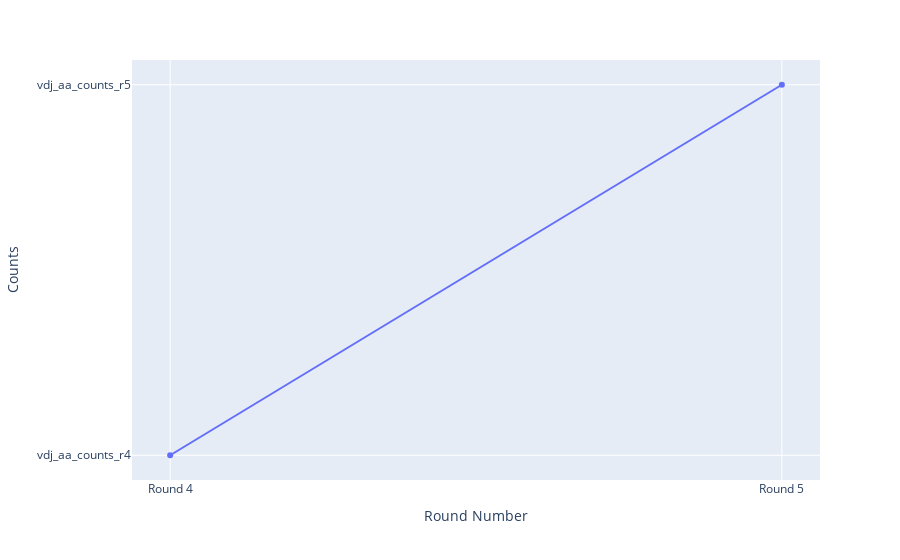

Here is the notebook cell this chart was saved with:
### Code cell
import plotly.express as px
plot_data = Top10[["ID", "vdj_aa_counts_r4", "vdj_aa_counts_r5"]]
fig = px.line(plot_data.iloc[0], x = ["Round 4", "Round 5"], y = ["vdj_aa_counts_r4", "vdj_aa_counts_r5"], markers =True, 
        labels=dict(x="Round Number", y = "Counts"))
fig.show()

### Figure 1 — Plotly figure (JSON) as saved in the notebook; plotly's stock layout.template omitted (floating-point values rounded to 4 significant figures)
{"data": [{"hovertemplate": "Round Number=%{x}<br>Counts=%{y}<extra></extra>", "legendgroup": "", "line": {"color": "#636efa", "dash": "solid"}, "marker": {"symbol": "circle"}, "mode": "markers+lines", "name": "", "orientation": "v", "showlegend": false, "type": "scatter", "x": ["Round 4", "Round 5"], "xaxis": "x", "y": ["vdj_aa_counts_r4", "vdj_aa_counts_r5"], "yaxis": "y"}], "layout": {"legend": {"tracegroupgap": 0}, "margin": {"t": 60}, "xaxis": {"anchor": "y", "domain": [0, 1], "title": {"text": "Round Number"}}, "yaxis": {"anchor": "x", "domain": [0, 1], "title": {"text": "Counts"}}}}
